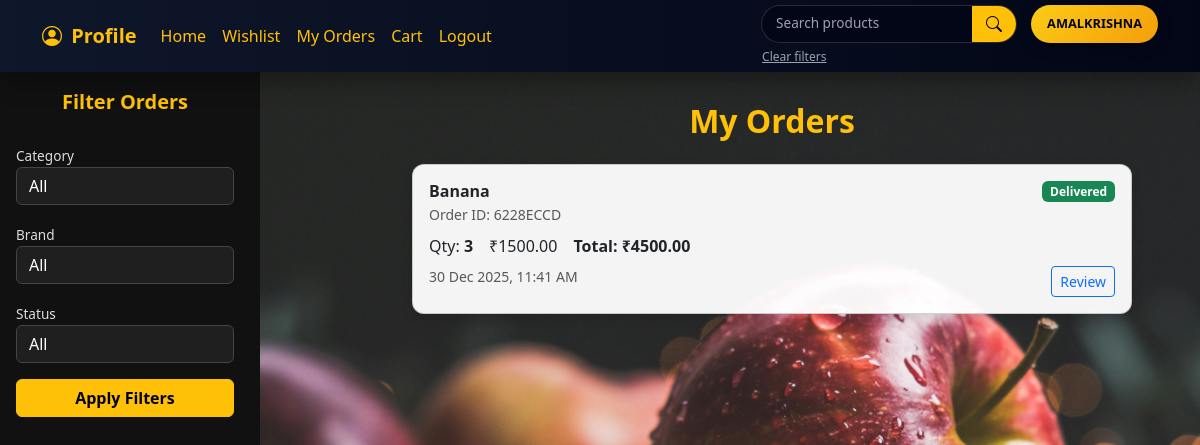
Page /orders/ (signed in) on the earlier database version.
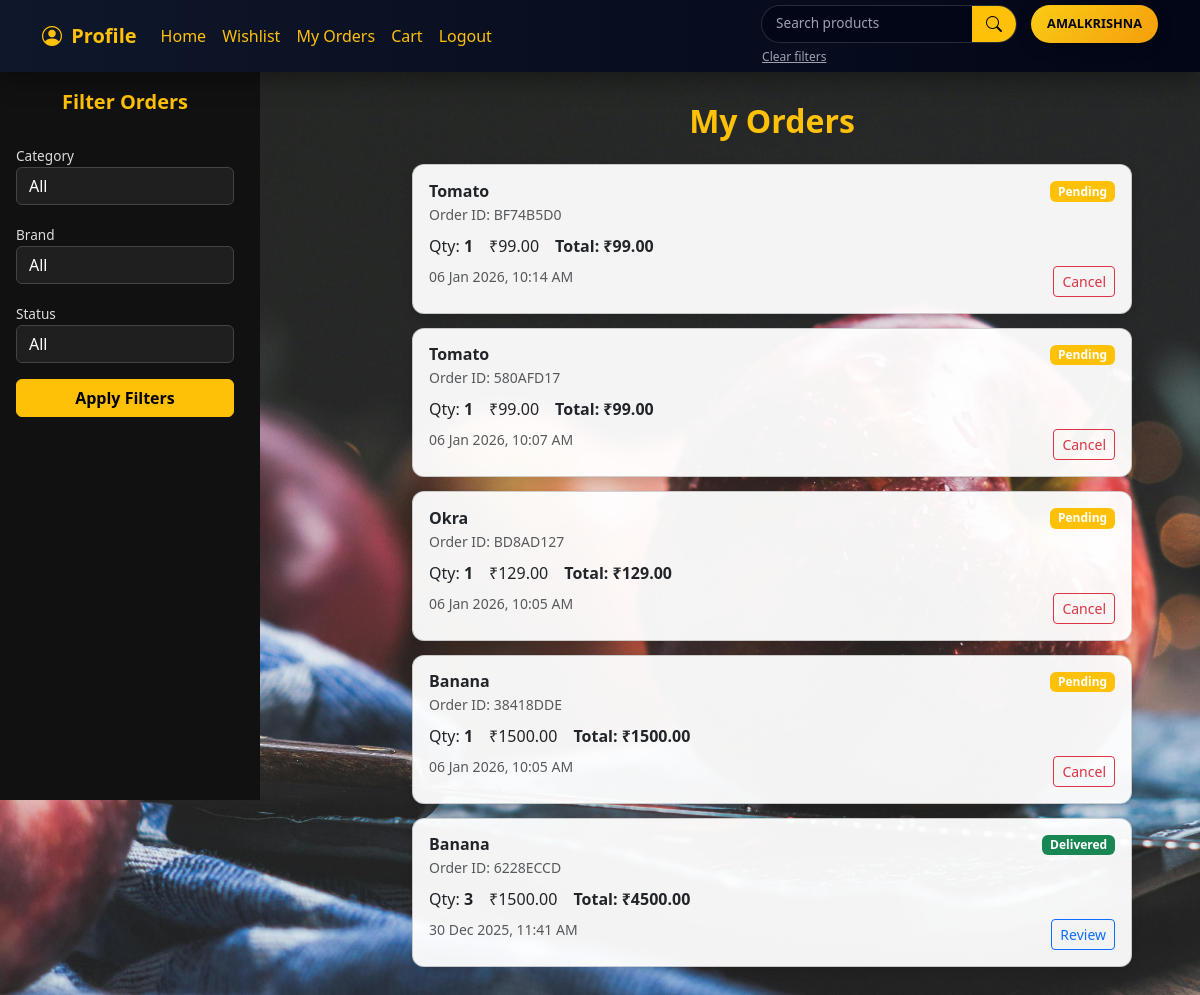
Same page on the later database version.
### adminapp/models.py (models this page shows, shortened)
class Order(models.Model):
    STATUS_CHOICES = (
        ('pending', 'Pending'),
        ('confirmed', 'Confirmed'),
        ('shipped', 'Shipped'),
        ('delivered', 'Delivered'),
        ('cancelled', 'Cancelled'),
    )
    user = models.ForeignKey(Customerdetails, on_delete=models.CASCADE, related_name='orders')
    product=models.ForeignKey(Product,on_delete=models.CASCADE)
    total_amount = models.DecimalField(max_digits=10, decimal_places=2)
    status = models.CharField(max_length=20, choices=STATUS_CHOICES, default='pending')
    created_at = models.DateTimeField(auto_now_add=True)
    price = models.DecimalField(max_digits=10, decimal_places=2)
    quantity = models.PositiveIntegerField()
    order_id=models.CharField(max_length=8,unique=True, blank=True)

class Product(models.Model):
    name=models.CharField(max_length=50)
    description=models.CharField(max_length=100,null=False)
    price=models.IntegerField(null=False)
    image=models.ImageField(upload_to='product_images',null=False)
    is_available=models.BooleanField(default=True)
    category=models.ForeignKey(Category,on_delete=models.CASCADE,related_name='categories')
    brand=models.ForeignKey(Brand,on_delete=models.CASCADE,related_name='brands')
    created_at=models.DateTimeField(auto_now_add=True)
    stock=models.PositiveIntegerField(default=1)

### userapp/views.py (the view)
# urls.py: path('orders/',views.my_orders,name='my_order'),
@login_required
def my_orders(request):
    customer = get_object_or_404(Customerdetails, user=request.user)
    orders = Order.objects.filter(user=customer).select_related('product', 'product__category', 'product__brand').order_by('-created_at')
    search = request.GET.get('search')
    if search:
        orders = orders.filter(product__name__icontains=search)
    category = request.GET.get('category')
    if category:
        orders = orders.filter(product__category__id=category)
    brand = request.GET.get('brand')
    if brand:
        orders = orders.filter(product__brand__id=brand)
    status = request.GET.get('status')
    if status:
        orders = orders.filter(status=status)
    return render(request,'my_orders.html',
        {
            'orders': orders,
            'cat': Category.objects.all(),
            'brand': Brand.objects.all(),
        })

### userapp/templates/my_orders.html (shortened to what this page needs)
{% extends "navbar.html" %}
{% load static %}
{% block content %}
<link rel="stylesheet" href="{% static 'css/sidebar.css' %}">
<div class="filter-sidebar">
    <form method="get">
        <h5>Filter Orders</h5>
        <label>Category</label>
        <select name="category" class="form-select mb-2">
            <option value="">All</option>
        </select>
        <label>Brand</label>
        <select name="brand" class="form-select mb-2">
            <option value="">All</option>
        </select>
        <label>Status</label>
        <select name="status" class="form-select mb-3">
            <option value="">All</option>
        </select>
        <button class="btn btn-warning w-100 fw-semibold">
            Apply Filters
        </button>
    </form>
</div>
<div class="page-content">
    <div class="text-center mb-4">
        <h2 class="text-warning fw-bold">My Orders</h2>
    </div>
    {% for order in orders %}
    <div class="card order-card">
        <div class="card-body py-3">
            <div class="d-flex justify-content-between align-items-center">
                <h6 class="fw-bold mb-0">{{ order.product.name }}</h6>
                <span class="badge
                    {% if order.status == 'pending' %}bg-warning
                    {% elif order.status == 'confirmed' %}bg-info
                    {% elif order.status == 'shipped' %}bg-primary
                    {% elif order.status == 'delivered' %}bg-success
                    {% else %}bg-danger{% endif %}">
                    {{ order.status|title }}
                </span>
            </div>
            <small class="text-muted">
                Order ID: {{ order.order_id }}
            </small>
            <div class="d-flex gap-3 mt-2">
                <span>Qty: <strong>{{ order.quantity }}</strong></span>
                <span>₹{{ order.price }}</span>
                <span class="fw-bold">Total: ₹{{ order.total_amount }}</span>
            </div>
            <div class="d-flex justify-content-between mt-2">
                <small class="text-muted">
                    {{ order.created_at|date:"d M Y, h:i A" }}
                </small>
                {% if order.status != 'delivered' and order.status != 'cancelled' %}
<form method="post" action="{% url 'cancel_order' order.id %}">
    <button class="btn btn-outline-danger btn-sm">
        Cancel
    </button>
</form>
{% endif %}
                {% if order.status == 'delivered' %}
                <a href="{% url "review_page" order.product.id %}" class="btn btn-outline-primary btn-sm">Review</a>
                {% endif %}
            </div>
        </div>
    </div>
    {% empty %}
    <p class="text-light text-center mt-5">
        No orders found.
    </p>
    {% endfor %}
</div>
{% endblock %}

Differences in the rows shown:
added Order: product.name "Tomato", status "Pending", order_id "BF74B5D0", quantity "1", price "99.00", total_amount "99.00", created_at "06 Jan 2026, 10:14 AM", shows "Cancel"
added Order: product.name "Tomato", status "Pending", order_id "580AFD17", quantity "1", price "99.00", total_amount "99.00", created_at "06 Jan 2026, 10:07 AM", shows "Cancel"
added Order: product.name "Okra", status "Pending", order_id "BD8AD127", quantity "1", price "129.00", total_amount "129.00", created_at "06 Jan 2026, 10:05 AM", shows "Cancel"
added Order: product.name "Banana", status "Pending", order_id "38418DDE", quantity "1", price "1500.00", total_amount "1500.00", created_at "06 Jan 2026, 10:05 AM", shows "Cancel"
